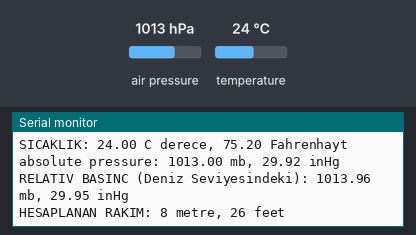
Recording of a sketch running on a simulated Arduino Uno, built with avr-gcc and run on an emulated ATmega328P. On the bench: the last lines printed to the serial monitor. The test bench sets the inputs (shaded band); at power-on: air pressure 1013 hPa, temperature 24 °C.

Above: at 5.9 s.
6.0 s: air pressure set to 952 hPa
At 10.51 s:
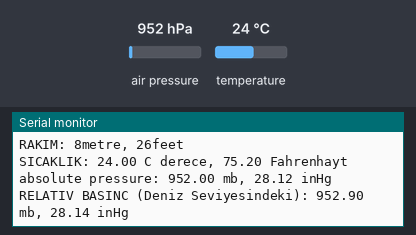
12.1 s: temperature set to 12 °C
At 15.57 s:
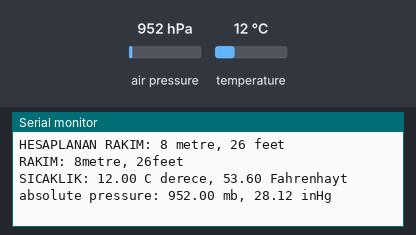
18.2 s: air pressure set to 975 hPa
At 21.5 s:
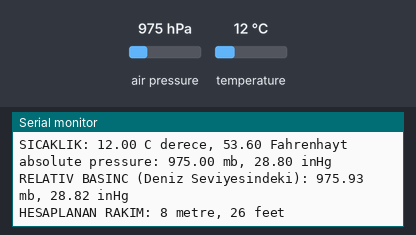
Timing chart, 0 to 23.0 s (numbered marks = the images above; inputs shaded):
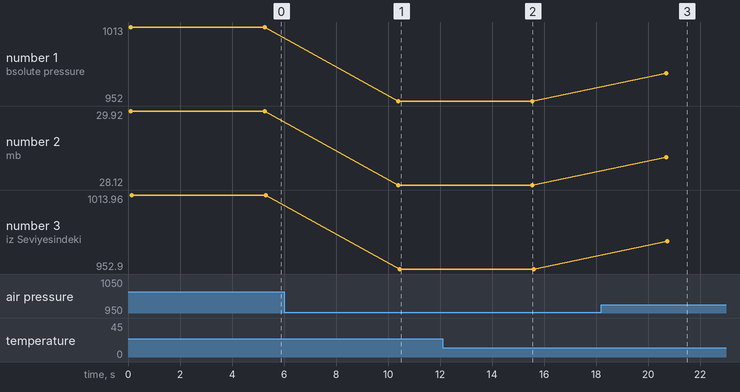

The sketch:

BMP180.ino
```cpp
/* SFE_BMP180 library example sketch

- (GND) to GND
+ (VDD) to 3.3V

Pin:                SDA  SCL
Arduino Uno:        A4   A5
NodeMCU:            D2   D1

SFE_BMP180 kütüphanesine ait örnekten yararlanılmıştır.
24/03/2021

*/


#include <SFE_BMP180.h>
#include <Wire.h>


SFE_BMP180 pressure;

#define ALTITUDE 8.0 // Altitude of ISKENDERUN. (İskenderun'a ait RAKIM değeri)

void setup()
{
  Serial.begin(9600);
  Serial.println("REBOOT");


  if (pressure.begin())
    Serial.println("BMP180 init success");
  else
  {

    Serial.println("BMP180 init fail\n\n");
    while(1); // Pause forever.
  }
}

void loop()
{
  char status;
  double T,P,p0,a;

  Serial.println();
  Serial.print("RAKIM: ");
  Serial.print(ALTITUDE,0);
  Serial.print("metre, ");
  Serial.print(ALTITUDE*3.28084,0);
  Serial.println("feet");

  status = pressure.startTemperature();
  if (status != 0)
  {

    delay(status);

    status = pressure.getTemperature(T);
    if (status != 0)
    {

      Serial.print("SICAKLIK: ");
      Serial.print(T,2);
      Serial.print(" C derece, ");
      Serial.print((9.0/5.0)*T+32.0,2);
      Serial.println(" Fahrenhayt");


      status = pressure.startPressure(3);
      if (status != 0)
      {

        delay(status);

        status = pressure.getPressure(P,T);
        if (status != 0)
        {

          Serial.print("absolute pressure: ");
          Serial.print(P,2);
          Serial.print(" mb, ");
          Serial.print(P*0.0295333727,2);
          Serial.println(" inHg");

          p0 = pressure.sealevel(P,ALTITUDE);
          Serial.print("RELATIV BASINC (Deniz Seviyesindeki): ");
          Serial.print(p0,2);
          Serial.print(" mb, ");
          Serial.print(p0*0.0295333727,2);
          Serial.println(" inHg");

          a = pressure.altitude(P,p0);
          Serial.print("HESAPLANAN RAKIM: ");
          Serial.print(a,0);
          Serial.print(" metre, ");
          Serial.print(a*3.28084,0);
          Serial.println(" feet");
        }
        else Serial.println("error retrieving pressure measurement\n");
      }
      else Serial.println("error starting pressure measurement\n");
    }
    else Serial.println("error retrieving temperature measurement\n");
  }
  else Serial.println("error starting temperature measurement\n");

  delay(5000);
}
```

Measured:
- after the input at 6.0 s, the serial monitor: prints a new line after 4.4 s (image 1)
- after the input at 12.1 s, the serial monitor: prints a new line after 3.4 s (image 2)
- after the input at 18.2 s, the serial monitor: prints a new line after 2.5 s (image 3)
- plotted number 1: 1013 → 952 after the input at 6.0 s, 952 → 975 after the input at 18.2 s
- plotted number 2: 29.92 → 28.12 after the input at 6.0 s, 28.12 → 28.8 after the input at 18.2 s
- plotted number 3: 1013.96 → 952.9 after the input at 6.0 s, 952.9 → 975.93 after the input at 18.2 s
